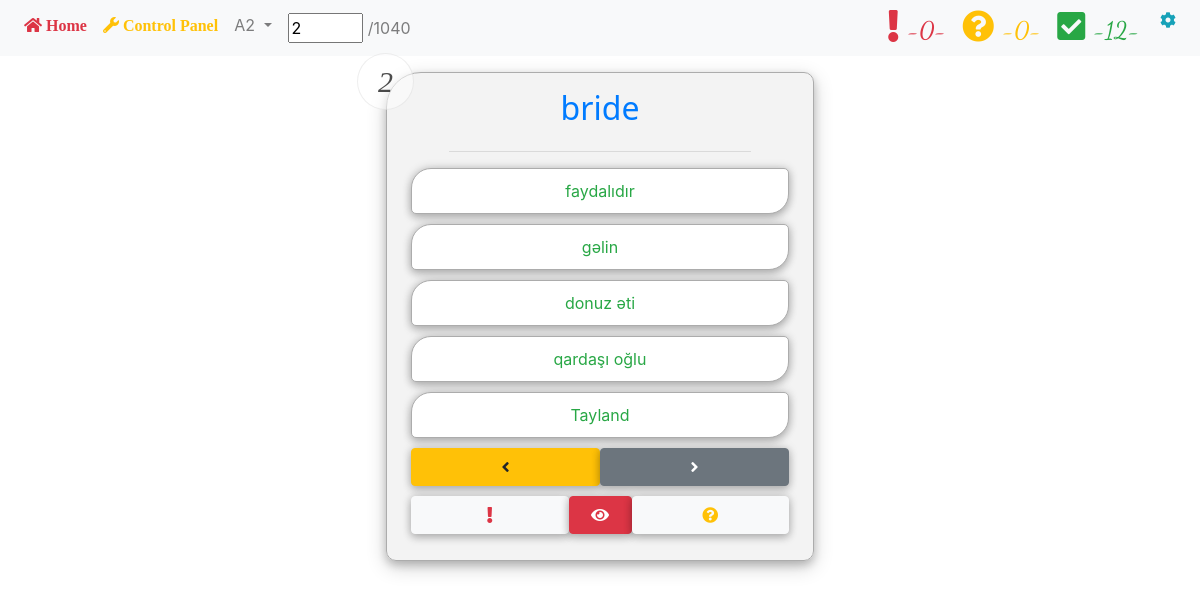
The page /test_A2/2 (signed in) on the database its author committed.
### views/models.py (models this page shows)
class A2(db.Model):
    id = db.Column(db.Integer, primary_key=True)
    kind = db.Column(db.String(10), nullable=False)
    title = db.Column(db.String(10), nullable=False)
    answer = db.Column(db.String(10), nullable=False)
    author = db.Column(db.String(10), nullable=False)

### views/levels.py (the view)
@levels_b.route('/test_A2/', methods=['POST', 'GET'], defaults={'id' : 1})
@levels_b.route('/test_A2/<int:id>',methods=['POST','GET'])
@login_required
def test_A2(id):
    infos = Punctuation_1.query.filter_by(author = session['username']).all()
    session['quantity']=len(infos)
    onfos = Punctuation_2.query.filter_by(author = session['username']).all()
    session['amounts']=len(onfos)
    cors = Corrects.query.filter_by(author = session['username']).all()
    session['cors_w']=len(cors)
    l_test = A2.query.filter_by(id = id).filter(or_(Create.author == 'everyone', Create.author == session['username'])).first()
    everyone= A2.query.filter_by(author = 'everyone').all()
    users_created = A2.query.filter_by(author = session['username']).all()
    others = everyone+users_created
    counts = len(others)
    session['kind'] = 'A2'
    session['A2_id'] = id
    if id < counts+1 and l_test:
        liste = []
        for oth in others:
            if oth.answer not in l_test.answer:
                liste.append(oth.answer)
        liste2 = random.sample(liste, 4)
        liste2.append(l_test.answer)
        results = random.sample(liste2, 5)
        return render_template('run.html', id = id,l_test = l_test, results =results,counts =counts,others=others)
    else:
        return render_template('run.html')

### views/models.py (called while the page is built)
def login_required(f):
    @wraps(f)
    def decorated_function(*args, **kwargs):
        if 'logged_in' in session:
            return f(*args, **kwargs)
        else:
            flash('Please login to enter this page','danger')
            return redirect(url_for('login'))
    return decorated_function

### templates/run.html (shortened to what this page needs)
{% extends 'index.html' %}
{% block body %}
{% if l_test %}
<div class="arxafon mt-3 py-3 px-4">
    <div class="sira">{{id}}</div>
    <div class="row">
        <div class="sual col-12 text-center text-primary">
            <h2> {{l_test.title}} </h2>
        </div>
    </div>
    <hr style="width:80%">
    <div class="row">
        <div class="col variantlar">
            {% for result in results %}
            <div class="row">
                <div class="col ">
                    {% if result == l_test.answer %}
                    <form  action='/correct/{{id}}/{{l_test.answer}}'  method="POST">
                        <button id="d1" class="var w-100 text-left text-center text-success" type="submit" name='{{l_test}}'>
                            {{l_test.answer}}
                        </button>
                    </form>
                    {% else %}
                    <form action="{{id}}">
                        <button id="d1" class="var w-100 text-left text-center text-success" type="submit">{{result}}</button>
                    </form>
                    {% endif %}
                </div>
            </div>
            {% endfor %}
            <div class="row">
                <div class="col">
                    {% if id>1 %}
                    <form action="{{id-1}}">
                        <button type="submit" class="btn btn-warning float-left col-6">
                            <i class="fas fa-angle-left "></i>
                        </button>
                    </form>
                    {% endif %} {% if id
                    <counts %} <form action="{{id+1}}">
                        <button type="submit" class="btn btn-secondary float-right col-6 ">
                        <i class="fas fa-angle-right " ></i>
                        </button>
                        </form>
                        {% endif %}
                </div>
            </div>
            <div class="row">
                <div class="col">
                    <form action="/punctuation_1/{{l_test.id}}" method="POST">
                        <button type="submit" class="btn btn-light  float-left col-5" name='button1'>
                            <i class="fas fa-exclamation text-danger "></i>
                        </button>
                    </form>
                    <a href="https://dictionary.cambridge.org/tr/s%C3%B6zl%C3%BCk/ingilizce/{{l_test.title}}" target="_blank">
                        <button type="button" class="btn btn-danger float-left col-2">
                        <i class="fas fa-eye"></i>
                    </button>
                    </a>
                    <form action="/punctuation_2/{{l_test.id}}" method="POST">
                        <button type="submit" class="btn btn-light float-left col-5" id='circle_question' name='button2'>
                        <i class="fas fa-question-circle text-warning "></i>
                    </button>
                    </form>
                </div>
            </div>
        </div>
    </div>
</div>
{% endif %} {% endblock body %}

### templates/includes/navbar.html (shortened to what this page needs)
{% if session['username'] %}
<nav class="navbar navbar-expand-lg navbar-light bg-light">
    <div class="collapse navbar-collapse" id="navbarSupportedContent">
        <ul class="navbar-nav mr-auto">
            <li class="nav-item">
                <a class="nav-link text-danger" href="/"><i class="fas fa-home ">
                Home
                </i></a>
            </li>
            <li class="nav-item">
                <a class="nav-link text-warning" href="/dashboard">
                <i class="fas fa-wrench ">
                    Control Panel
                </i></a>
            </li>
            <li class="nav-item dropdown">
                <a class="nav-link dropdown-toggle" href="#" id="navbarDropdown" role="button" data-toggle="dropdown" aria-haspopup="true" aria-expanded="false">
                    {% if session['kind'] == 'A1' %}
                        A1
                    {% elif session['kind'] == 'A2' %}
                        A2
                    {% elif session['kind'] == 'B1' %}
                        B1
                    {% elif session['kind'] == 'B2' %}
                        B2
                    {% else %}
                        IELTS WORDS
                    {% endif %}
                </a>
            </li>
            {% if counts %}
            <li class="nav-item">
                <form class="" action="/find" method="POST">
                    <a class="nav-link" href="#">
                        <input class="w-25" type="text" value="{{l_test.id}}" name='keyword'> /{{counts}}
                    </a>
                </form>
            </li>
            {% endif %}
        </ul>
        <ul class="navbar-nav ml-auto ">
            <li class="nav-item ">
                <a class="nav-link" href="/out_exclamation">
                    <i class="fas fa-exclamation text-danger fa-2x">
                    <h4 style="font-family: 'Dancing Script', cursive;">
                        -{{session['quantity']}}-
                    </h4>
                    </i>
                </a>
            </li>
            <li class="nav-item ">
                <a class="nav-link" href="/out_question_circle">
                    <i class="fas fa-question-circle text-warning fa-2x">
                        <h4 style="font-family: 'Dancing Script', cursive;">
                            -{{session['amounts']}}-
                        </h4>
                    </i>
                </a>
            </li>
            <li class="nav-item ">
                <a class="nav-link" href="/correct">
                    <i class="fas fa-check-square text-success fa-2x ">
                        <h4 style="font-family: 'Dancing Script', cursive;">
                             -{{session['cors_w']}}-
                        </h4>
                    </i>
                </a>
            </li>
            <li class="nav-item dropdown">
                <a class="nav-link fas fa-cog text-info" style="cursor:pointer" id="navbarDropdown" role="button" data-toggle="dropdown" aria-haspopup="true" aria-expanded="false">
                </a>
            </li>
        </ul>
    </div>
</nav>
{% endif %}

### static/style_1.css (style rules this page uses)
.arxafon { background-color: rgba(238, 238, 238, 0.7); border: 1px solid rgb(172, 172, 172); box-shadow: 0 4px 8px 0 rgba(0, 0, 0, 0.2), 0 6px 20px 0 rgba(0, 0, 0, 0.19); border-radius: 10px; border-top-left-radius: 35px; width: 428px; margin-left: auto; margin-right: auto; position: relative; }
.sual { font-size: 21px; font-family: 'Noto Sans', sans-serif; }
button { padding: 10px; border-radius: 5px; background-color: rgb(255, 255, 255); border: 1px solid rgb(172, 172, 172); border-top-left-radius: 20px; border-bottom-right-radius: 20px; margin-bottom: 10px; box-shadow: 0 4px 8px 0 rgba(0, 0, 0, 0.2), 0 0px 10px 0 rgba(0, 0, 0, 0.19); }
.sira { position: absolute; top: -20px; left: -30px; font-size: 30px; font-style: italic; font-family: 'Ma Shan Zheng', cursive; background-color: rgb(255, 255, 255, 0.5); border: 1px solid rgb(172, 172, 172, 0.2); padding: 5px; text-align: center; border-radius: 50%; width: 57px; color: rgb(0, 0, 0, 0.7); }
.var { cursor: pointer; }
.nav-link { padding: 2px; }
h4 { display: inline; }

### rows shown on the page
A2: keyword "2", title "bride", answer "gəlin"
A2: answer "faydalıdır"
A2: answer "donuz əti"
A2: answer "qardaşı oğlu"
A2: answer "Tayland"

### other values the page prints
{{ counts }} "1040"
{{ session['quantity'] }} "0"
{{ session['amounts'] }} "0"
{{ session['cors_w'] }} "12"
{{ id }} "2"
